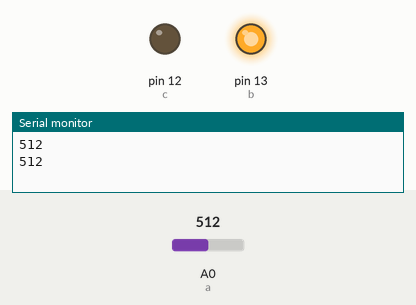
Recording of a sketch running on a simulated Arduino Uno, built with avr-gcc and run on an emulated ATmega328P. Parts: output pins drawn as LEDs (lit = HIGH), the last lines printed to the serial monitor. The test bench sets the inputs (shaded band); at power-on: A0 (a) = 512.

Above: at 1.8 s.
1.9 s: A0 (a) set to 691
3.4 s: A0 (a) set to 714
At 5.2 s:
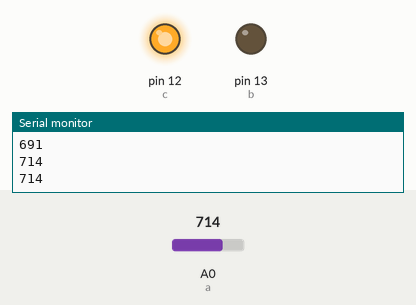
5.5 s: A0 (a) set to 983
7.2 s: A0 (a) set to 1013
At 8.5 s:
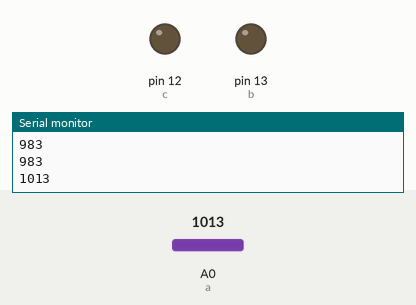
9.5 s: A0 (a) set to 990
At 11.2 s:
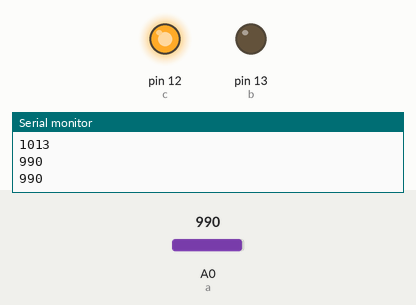
11.5 s: A0 (a) set to 1010
At 12.8 s:
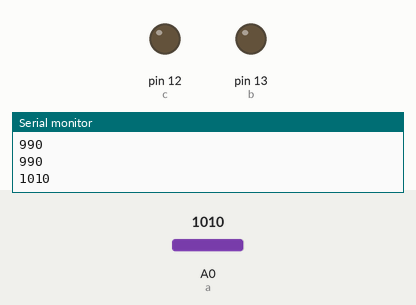
Timing chart, 0 to 14.5 s (numbered marks = the images above; inputs shaded):
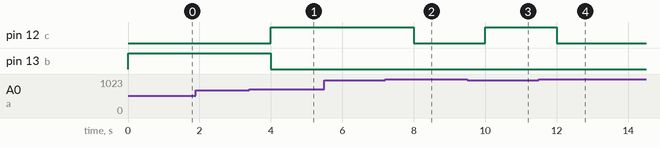

Measured:
- the behaviour switches between 700 and 701 on A0 (a) (found by bisection; images 0 and 1)
- the behaviour switches between 1000 and 1001 on A0 (a) (found by bisection; images 1 and 2)
- after the input at 3.4 s, pin 12 (c): LOW → HIGH after 0.60 s; pin 13 (b): HIGH → LOW after 0.60 s
- after the input at 7.2 s, pin 12 (c): HIGH → LOW after 0.80 s
- after the input at 9.5 s, pin 12 (c): LOW → HIGH after 0.50 s
- after the input at 11.5 s, pin 12 (c): HIGH → LOW after 0.50 s

The sketch:

Potential_Meter.ino
```cpp
int a = A0;
int b = 13;
int c = 12;
int r;
void setup() {
  pinMode(a, INPUT);
  pinMode(b, OUTPUT);
  pinMode(c, OUTPUT);
  Serial.begin(9600);
}

void loop() {
  r = analogRead(a);
  Serial.println(r);
  if (r > 500 && r < 700) {
    digitalWrite(c, LOW);
    digitalWrite(b, HIGH);
  }
  else if (r > 700 && r < 1000) {
    digitalWrite(b, LOW);
    digitalWrite(c, HIGH);
  }
  else if (r > 1000) {
    digitalWrite(b, LOW);
    digitalWrite(c, LOW);
  }
  delay(1000);
}
```
